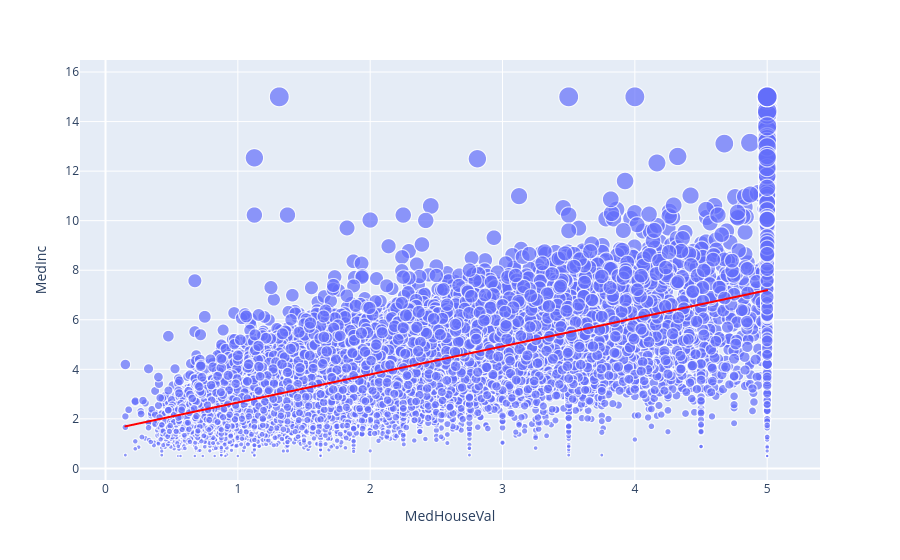

The code cell stored with this chart in its notebook:
### Code cell
#Part 4: EDA and Data Preprocessing 
#2.TODO: Visualize the data. Create scatter plots to see the relationship between independent features and the target variable (MedHouseVal).
# Example: Use `plt.scatter()` to visualize the relationship between 'MedInc' and 'MedHouseVal'.
# Add your code here:
import plotly.express as px
import plotly.graph_objects as go

#AveOccup

figure = px.scatter(data_frame = CalHouse, x="MedHouseVal", 
                    y="MedInc", size="MedInc", trendline="ols",
            trendline_color_override="red"
        )
figure.show()

#3. TODO: Create a function to automate scatter plots for all features vs MedHouseVal.
# Hint: The function should loop over a list of features and plot scatter plots for each.
# Define your function here:
def plot_scatter(df, features, target="MedHouseVal"):
    '''Loop over a list of features and plot each one against the target.'''
    for feature in features:
        plt.figure(figsize=(6,4))
        plt.scatter(CalHouse[feature], CalHouse[target], alpha=0.3, s=10, color='steelblue')
        plt.xlabel(feature)
        plt.ylabel(target)
        plt.title(f'{feature} vs {target}')
        plt.show()

#Build the feature list and call the function

# 4. TODO: Use the function to visualize the relationships
features = ['MedInc', 'AveRooms', 'AveOccup', 'HouseAge']
target = 'MedHouseVal'

#Use the function to visualize the relationships between multiple
#features and the target variable. #Use the function
plot_scatter(CalHouse, features)

### Figure 1 — Plotly figure (JSON) as saved in the notebook; plotly's stock layout.template omitted (floating-point values rounded to 4 significant figures; data arrays with more than 128 entries replaced by an {"elided": "..."} marker saying what was removed)
{"data": [{"hovertemplate": "MedHouseVal=%{x}<br>MedInc=%{marker.size}<extra></extra>", "legendgroup": "", "marker": {"color": "#636efa", "size": {"elided": "20640 float values"}, "sizemode": "area", "sizeref": 0.0375, "symbol": "circle"}, "mode": "markers", "name": "", "showlegend": false, "type": "scattergl", "x": {"elided": "20640 float values"}, "xaxis": "x", "y": {"elided": "20640 float values"}, "yaxis": "y"}, {"hovertemplate": "<b>OLS trendline</b><br>MedInc = 1.13282 * MedHouseVal + 1.52737<br>R<sup>2</sup>=0.473447<br><br>MedHouseVal=%{x}<br>MedInc=%{y} <b>(trend)</b><extra></extra>", "legendgroup": "", "line": {"color": "red"}, "marker": {"color": "#636efa", "symbol": "circle"}, "mode": "lines", "name": "", "showlegend": false, "type": "scattergl", "x": {"elided": "20640 float values"}, "xaxis": "x", "y": {"elided": "20640 float values"}, "yaxis": "y"}], "layout": {"legend": {"itemsizing": "constant", "tracegroupgap": 0}, "margin": {"t": 60}, "xaxis": {"anchor": "y", "domain": [0, 1], "title": {"text": "MedHouseVal"}}, "yaxis": {"anchor": "x", "domain": [0, 1], "title": {"text": "MedInc"}}}}
